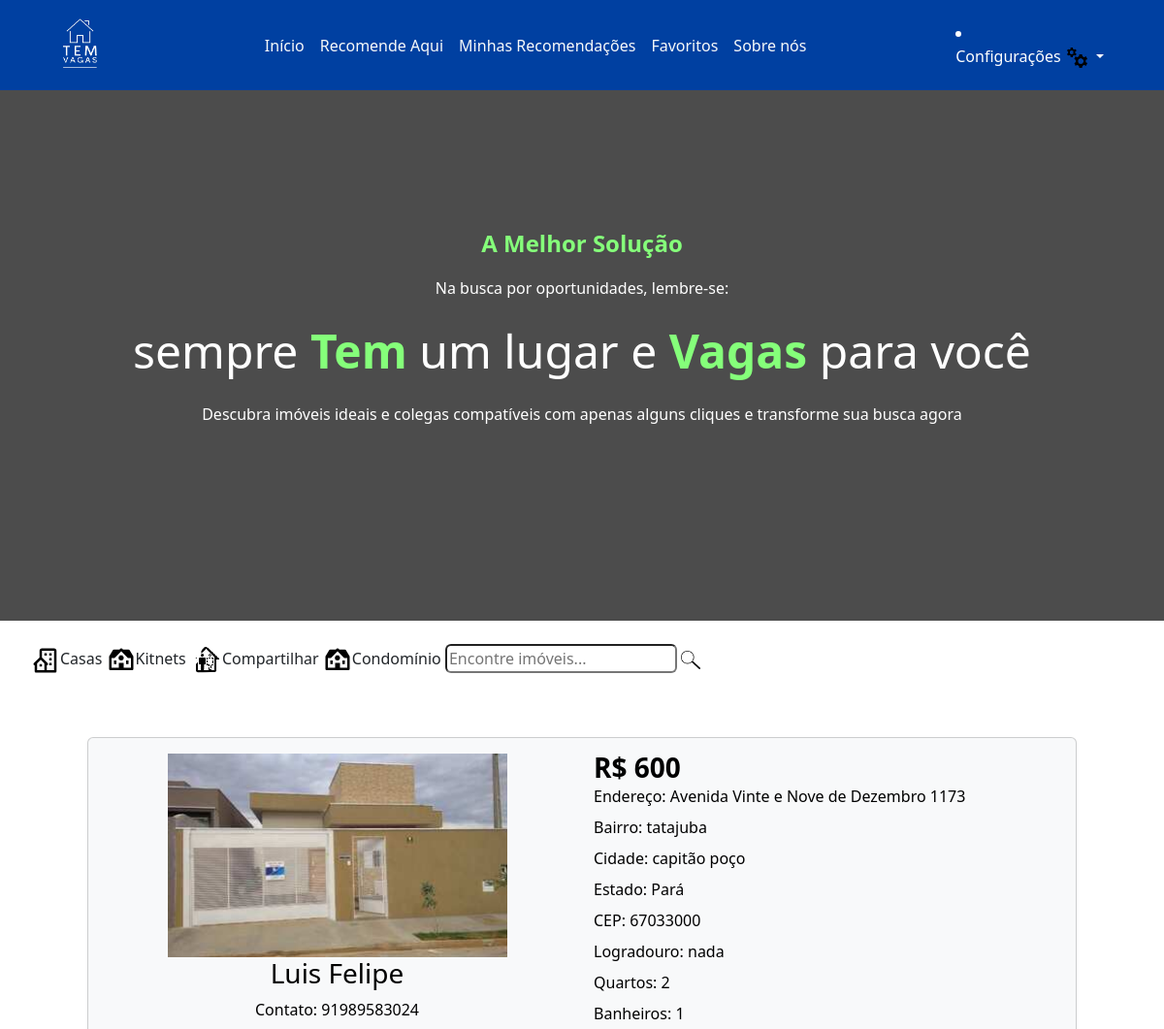
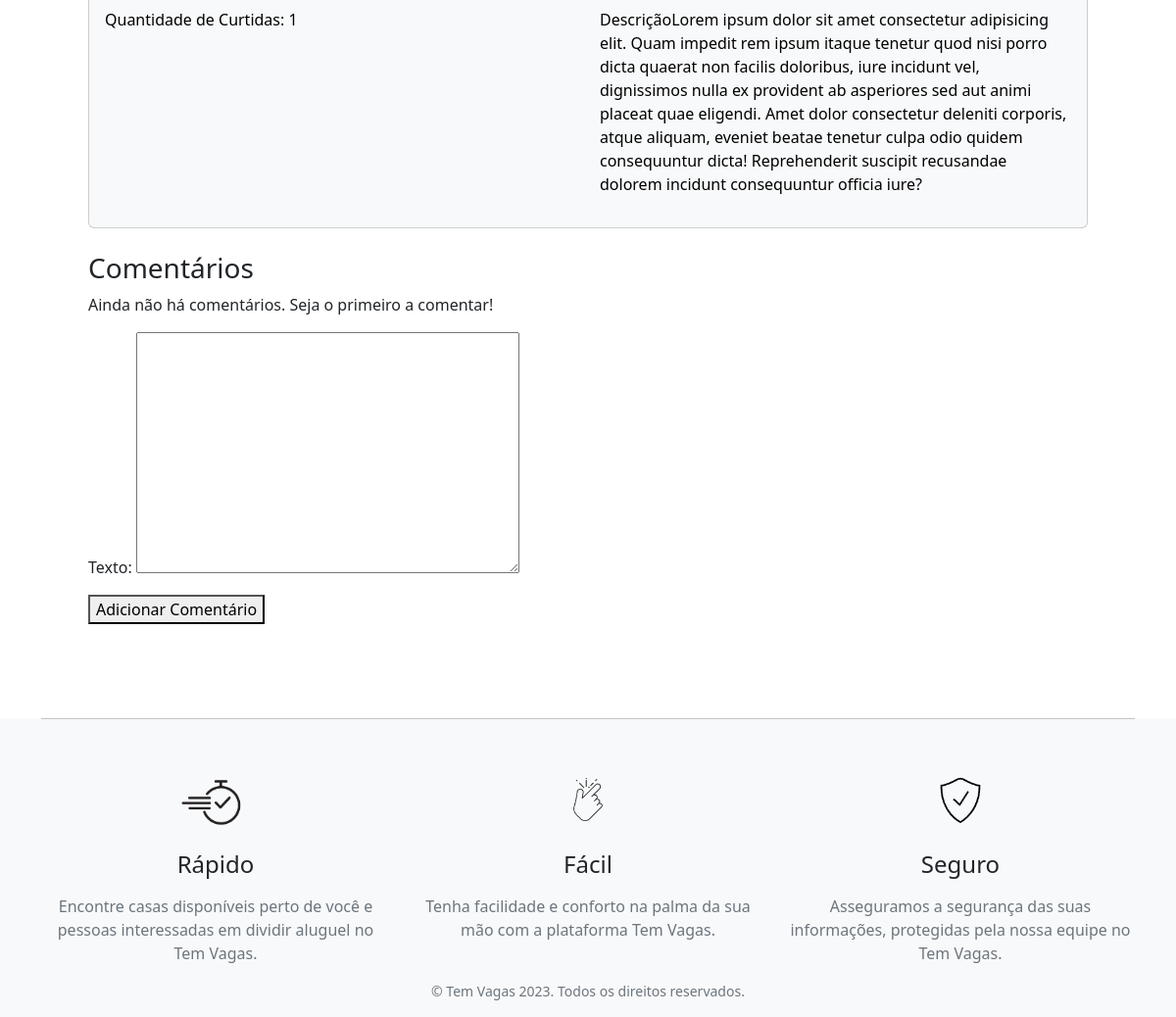
Page /adicionar-comentario/3/ (signed in) on the committed database (2 pictures, top to bottom).
### posts_app/models.py (models this page shows, shortened)
class recomendacoes(models.Model):
    nome = models.CharField(max_length=100)
    telefone = models.IntegerField()
    tipo_imovel = models.CharField(max_length=100)
    endereco = models.CharField(max_length=255)
    logradouro = models.CharField(max_length=255)
    numero = models.IntegerField()
    bairro = models.CharField(max_length=255)
    cidade = models.CharField(max_length=255)
    estado = models.CharField(max_length=255)
    cep = models.IntegerField()
    valor_aluguel = models.IntegerField()
    quantidade_quartos = models.IntegerField()
    quantidade_banheiros = models.IntegerField()
    descricao = models.TextField()
    image = models.ImageField(upload_to='images/', blank=True, null=True)
    create_at = models.DateTimeField(auto_now_add=True)
    owner = models.ForeignKey('accounts.CustomUser', on_delete=models.CASCADE, null=True)
    curtidas = models.ManyToManyField(CustomUser, through='Curtida', related_name='curtidas')
    class Meta:
        verbose_name = 'Imovel'
        verbose_name_plural = 'Imoveis'
        ordering = ['id']

### posts_app/views.py (the view)
# urls.py: path('adicionar-comentario/<int:id>/', views.adicionar_comentario, name='adicionar-comentario'),
@login_required
def adicionar_comentario(request, id):
    imovel = get_object_or_404(recomendacoes, id=id)
    if request.method == 'POST':
        form = ComentarioForm(request.POST)
        if form.is_valid():
            comentario = form.save(commit=False)
            comentario.usuario = request.user
            comentario.recomendacao = imovel
            comentario.save()
            messages.success(request, 'Comentário adicionado com sucesso.')
            return HttpResponseRedirect(reverse('recommendation-detail', kwargs={'id': imovel.id}))
    else:
        form = ComentarioForm()
    return render(request, 'adicionar_comentario.html', {'form': form, 'imovel': imovel})

### posts_app/forms.py
class ComentarioForm(forms.ModelForm):
    class Meta:
        model = Comentario
        fields = ["texto"]

### posts_app/templates/adicionar_comentario.html (shortened to what this page needs)
{% extends 'base.html' %}
{% block content %}
<div class="text-start">
   <div class="card h-100 text-bg-light">
      <div class="card-body">
         <div class="row">
            <div class="col-md-6">
               <div class="text-center">
                  <img src="{{ imovel.image.url }}" width="350" alt="...">
               </div>
               <figcaption class="figcaption text-center">
                  <h3>{{ imovel.nome }}</h3>
               </figcaption>
               <p class="text-center">Contato: {{ imovel.telefone }}</p>
               <p>Quantidade de Curtidas: <span id="numero_curtidas_{{ imovel.id }}">{{ imovel.curtidas.count }}</span></p>
            </div>
            <div class="col-md-6">
               <h3 class="lh-1 fw-bold">R$ {{ imovel.valor_aluguel }}</h3>
               <p class="lh-1">Endereço: {{ imovel.endereco }}</p>
               <p class="lh-1">Bairro: {{ imovel.bairro }}</p>
               <p class="lh-1">Cidade: {{ imovel.cidade }}</p>
               <p class="lh-1">Estado: {{ imovel.estado }}</p>
               <p class="lh-1">CEP: {{ imovel.cep }}</p>
               <p class="lh-1">Logradouro: {{ imovel.logradouro }}</p>
               <p class="lh-1">Quartos: {{ imovel.quantidade_quartos }}</p>
               <p class="lh-1">Banheiros: {{ imovel.quantidade_banheiros }}</p>
               <p class="overflow-y-auto">Descrição{{ imovel.descricao }}</p>
            </div>
         </div>
      </div>
   </div>
</div>
<div class="mt-4">
   <h3>Comentários</h3>
   {% if imovel.comentarios.all %}
   <ul>
      {% for comentario in imovel.comentarios.all %}
      <li>
         <strong>{{ comentario.usuario.username }}</strong>: {{ comentario.texto }}
      </li>
      {% endfor %}
   </ul>
   {% else %}
   <p>Ainda não há comentários. Seja o primeiro a comentar!</p>
   {% endif %}
   <form method="post" action="{% url 'adicionar-comentario' id=imovel.id %}">
      {{ form.as_p }}
      <button type="submit">Adicionar Comentário</button>
   </form>
</div>
{% endblock %}

### posts_app/templates/base.html (shortened to what this page needs)
{% load static %}
<!DOCTYPE html>
<html lang="pt-br">
<head>
		<link href="https://cdn.jsdelivr.net/npm/bootstrap@5.2.3/dist/css/bootstrap.min.css" rel="stylesheet">
</head>
<body>
	{% include '_navbar.html' %}
	<div class="recomendacoes" class="banner mb-4">
		<ul>
		<img class="icon" src="{% static 'images/casa.png' %}" alt="Casa" /><span>Casas</span></li>
		<img class="icon" src="{% static 'images/kitnets.png' %}" alt="Kitnet" /><span>Kitnets</span></li>
		<img class="icon" src="{% static 'images/compartilhar.png' %}" alt="Compartilhar" /><span>Compartilhar</span></li>
		<img class="icon" src="{% static 'images/kitnets.png' %}" alt="Condomínio" /><span>Condomínio</span></li>
		<input class="border-1 rounded" type="search" placeholder="Encontre imóveis...">
		<img src="{% static 'images/lupa.png' %}" alt="Lupa" width="20">
		</ul>
	</div>
		<div class="container">
			<div class="container p-5">
				{% block content %}
				{% endblock %}
			</div>
		</div>
		{% include 'footer.html' %}
</body>
</html>

### posts_app/templates/_navbar.html (shortened to what this page needs)
{% load static %}
<link rel="stylesheet" href="{% static 'css/_navbar.css' %}">
<body class="m-0 border-0 bd-example">
    <nav class="navbar navbar-expand-lg fixed-top">
        <div class="container">
            <a class="navbar-brand" href="/">
                <img class="logo" src="{% static 'images/logo3.png' %}" alt="Logo"/>
            </a>
            <div class="collapse navbar-collapse justify-content-center" id="navbarCenteredContent">
                <div class="navbar-nav">
                    <a class="nav-link active text-light" href="/"> Início</a>
                    <a class="nav-link active text-light" href="{% url 'create-recommendation' %}">Recomende Aqui</a>
                    <a class="nav-link active text-light" href="{% url 'listar-recomendacoes' %}">Minhas Recomendações</a>
                    <a class="nav-link active text-light" href="#">Favoritos</a>
                    <a class="nav-link active text-light" href= "{% url 'sobre_nos' %}">Sobre nós</a>
                </div>
            </div>
            <div class="d-flex">
                <li class="nav-item dropdown">
                    <a class="nav-link dropdown-toggle" role="button" data-bs-toggle="dropdown" aria-expanded="true">
                        Configurações <img src="{% static 'images/engrenagem.png' %}" alt="Engrenagem">
                    </a>
                </li>
            </div>
        </div>
    </nav>
</body>
<div class="banner mb-4">
    <img src="{% static 'images/banner.jpg' %}" alt="banner" class="banner-image">
    <div class="banner-text">
        <p class="best-solution">A Melhor Solução</p>
        <p class="subheading">Na busca por oportunidades, lembre-se:</p>
        <h1>sempre <span class="highlight">Tem</span> um lugar e <span class="highlight">Vagas</span> para você</h1>
        <p>Descubra imóveis ideais e colegas compatíveis com apenas alguns cliques e transforme sua busca agora</p>
    </div>
</div>
<body>

### posts_app/templates/footer.html
{% load static %}
<footer class="footer bg-light">
    <div class="container">
        <hr class="mt-5 mb-5">
        <div class="row">
            <div class="col-md-4">
                <div class="text-center">
                    <img src="{% static 'images/rapido.png' %}" height="70" alt="Rápido">
                </div>
                <h4 class="mt-3 text-center">Rápido</h4>
                <p class="text-secondary text-center mt-3">Encontre casas disponíveis perto de você e pessoas interessadas em dividir aluguel no Tem Vagas.</p>
            </div>
            <div class="col-md-4">
                <div class="text-center">
                    <img src="{% static 'images/facil.png' %}" height="70" alt="Fácil">
                </div>
                <h4 class="mt-3 text-center">Fácil</h4>
                <p class="text-secondary text-center mt-3">Tenha facilidade e conforto na palma da sua mão com a plataforma Tem Vagas.</p>
            </div>
            <div class="col-md-4">
                <div class="text-center">
                    <img src="{% static 'images/seguro.png' %}" height="70" alt="Seguro">
                </div>
                <h4 class="mt-3 text-center">Seguro</h4>
                <p class="text-secondary text-center mt-3">Asseguramos a segurança das suas informações, protegidas pela nossa equipe no Tem Vagas.</p>
            </div>
        </div>
        <div class="row">
            <div class="col text-center">
                <p class="text-muted small">&copy; Tem Vagas 2023. Todos os direitos reservados.</p>
            </div>
        </div>
    </div>
</footer>

### posts_app/static/css/_navbar.css (style rules this page uses)
.navbar { background: #0040A1; color: white; display: flex; justify-content: space-between; align-items: center; padding: 0; }
.logo { width: 73px; height: 67px; }
.navbar div { cursor: pointer; padding: 0.5em 1em; }
.banner { display: flex; justify-content: center; align-items: center; position: relative; height: 80vh; overflow: hidden; }
.banner::before { content: ''; position: absolute; top: 0; left: 0; right: 0; bottom: 0; background: rgba(0, 0, 0, 0.7); z-index: 2; }
.banner-image { width: 100vw; height: 80vh; object-fit: cover; position: absolute; top: 0; left: 0; z-index: 1; }
.banner-text { color: white; text-align: center; z-index: 2; padding: 2em; }
.banner-text h1 { font-size: 3em; margin: 0.5em 0; }
.banner-text .highlight { color: #85FF7A; font-weight: bold; }
.banner-text p { font-size: 1em; margin-top: 0.5em; }
.banner-text .best-solution { font-size: 1.5em; color: #85FF7A; font-weight: bold; margin-top: 2em; }

### rows in the picture
recomendacoes: image (picture), nome "Luis Felipe", telefone "91989583024", curtidas.count "1", valor_aluguel "600", endereco "Avenida Vinte e Nove de Dezembro 1173", bairro "tatajuba", cidade "capitão poço", estado "Pará", cep "67033000", logradouro "nada", quantidade_quartos "2", quantidade_banheiros "1", descricao "Lorem ipsum dolor sit amet consectetur adipisicing elit. Quam impedit rem ipsum itaque tenetur quod nisi porro dicta quaerat non facilis doloribus, iure incidunt vel, dignissimos nulla ex provident ab asperiores sed aut animi placeat quae eligendi. Amet dolor consectetur deleniti corporis, atque aliquam, eveniet beatae tenetur culpa odio quidem consequuntur dicta! Reprehenderit suscipit recusandae dolorem incidunt consequuntur officia iure?"
